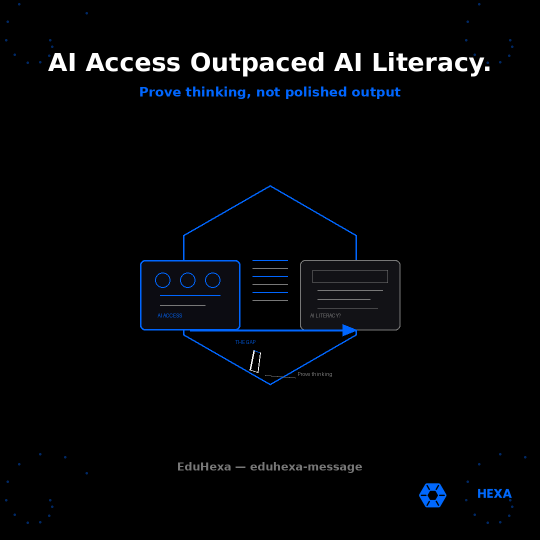
#> input picture clients/assets/eduhexa/eduhexa-message-ai-literacy-gap-sep-2026.png, 1080 x 1080 px, given in place of eduhexa logo.png, which was not available (shown at 1/2 size)
$ python generate_eduhexa_image_transactional_classroom.py
#> lines starting #> are read from the running program, lines starting #| are printed output that depends on the picture; pictures that were not available may be replaced by others from this repository, and a replacement may not be noted
#!/usr/bin/env python3
"""Generate EduHexa eduhexa-message WhatsApp image 1080x1080 - transactional classroom."""
from PIL import Image, ImageDraw, ImageFont
import math
import os

SIZE = 1080
BLACK = (0, 0, 0)
BLUE = (0, 102, 255)
WHITE = (255, 255, 255)
GRAY = (120, 120, 120)
LIGHT_BLUE = (0, 80, 200)
DARK_BLUE = (0, 40, 100)

OUT = "/workspace/clients/assets/eduhexa/eduhexa-message-transactional-classroom-aug-2026.png"
LOGO = "/workspace/clients/eduhexa logo.png"

img = Image.new("RGB", (SIZE, SIZE), BLACK)
#> img: PIL image 1080x1080 RGB; every value is 0
draw = ImageDraw.Draw(img)

for cx, cy in [(80, 80), (1000, 80), (80, 1000), (1000, 1000)]:
    for i in range(12):
        angle = i * math.pi / 6
        r = 20 + i * 8
        x = cx + int(r * math.cos(angle))
        y = cy + int(r * math.sin(angle))
        draw.ellipse([x - 2, y - 2, x + 2, y + 2], fill=DARK_BLUE)

cx, cy = SIZE // 2, SIZE // 2 + 30

left_x = cx - 200
draw.rounded_rectangle([left_x - 90, cy - 110, left_x + 90, cy + 110], radius=10, outline=BLUE, width=3)
draw.line([(left_x - 60, cy - 50), (left_x + 60, cy - 50)], fill=GRAY, width=2)
draw.line([(left_x - 60, cy - 15), (left_x + 40, cy - 15)], fill=GRAY, width=2)
draw.line([(left_x - 60, cy + 20), (left_x + 55, cy + 20)], fill=GRAY, width=2)
draw.line([(left_x - 60, cy + 55), (left_x + 25, cy + 55)], fill=GRAY, width=2)
draw.text((left_x - 35, cy + 75), "DEAL?", fill=BLUE, font=None)

right_x = cx + 200
hex_r = 75
for i in range(3):
    offset_y = cy - 80 + i * 80
    hex_pts = []
    for j in range(6):
        angle = math.pi / 6 + j * math.pi / 3
        hex_pts.append((right_x + hex_r * math.cos(angle), offset_y + hex_r * 0.5 * math.sin(angle)))
    draw.polygon(hex_pts, outline=BLUE if i == 1 else DARK_BLUE, width=2)
    if i == 1:
        draw.line([(right_x - 30, offset_y), (right_x + 30, offset_y)], fill=BLUE, width=3)

draw.line([(left_x + 95, cy), (right_x - 95, cy)], fill=BLUE, width=2)
for t in [0.3, 0.5, 0.7]:
    px = left_x + 95 + int((right_x - left_x - 190) * t)
    draw.polygon([(px, cy - 8), (px + 14, cy), (px, cy + 8)], fill=BLUE)

arc_bbox = [cx - 280, cy - 180, cx + 280, cy + 180]
draw.arc(arc_bbox, start=210, end=-30, fill=DARK_BLUE, width=2)


def load_font(size):
#> called with size = 48
    paths = [
        "/usr/share/fonts/truetype/dejavu/DejaVuSans-Bold.ttf",
        "/usr/share/fonts/truetype/liberation/LiberationSans-Bold.ttf",
    ]
    for p in paths:
        if os.path.exists(p):
            return ImageFont.truetype(p, size)
    return ImageFont.load_default()


font_head = load_font(48)
font_sub = load_font(28)
font_small = load_font(22)

headline = "Learning Is Supported."
bbox = draw.textbbox((0, 0), headline, font=font_head)
#> bbox = (0, 9, 620, 55)
tw = bbox[2] - bbox[0]
#> tw = 620
draw.text(((SIZE - tw) // 2, 100), headline, fill=WHITE, font=font_head)

headline2 = "Not Negotiable."
bbox_h2 = draw.textbbox((0, 0), headline2, font=font_head)
#> bbox_h2 = (0, 9, 426, 55)
tw_h2 = bbox_h2[2] - bbox_h2[0]
#> tw_h2 = 426
draw.text(((SIZE - tw_h2) // 2, 165), headline2, fill=BLUE, font=font_head)

sub = "Rebuild classroom culture before standards erode"
bbox2 = draw.textbbox((0, 0), sub, font=font_sub)
#> bbox2 = (0, 5, 793, 26)
tw2 = bbox2[2] - bbox2[0]
#> tw2 = 793
draw.text(((SIZE - tw2) // 2, 245), sub, fill=GRAY, font=font_sub)

small = "EduHexa — eduhexa-message"
bbox3 = draw.textbbox((0, 0), small, font=font_small)
#> bbox3 = (0, 4, 371, 26)
tw3 = bbox3[2] - bbox3[0]
#> tw3 = 371
draw.text(((SIZE - tw3) // 2, 920), small, fill=GRAY, font=font_small)

logo = Image.open(LOGO).convert("RGBA")
logo_w = int(SIZE * 0.20)
logo_h = int(logo_w * logo.height / logo.width)
#> logo_h = 216
logo = logo.resize((logo_w, logo_h), Image.Resampling.LANCZOS)
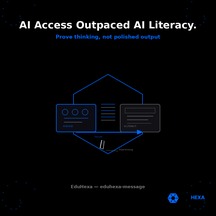
#> logo: PIL image 216x216 RGBA; mean R, G, B, A 4.2, 5.6, 7.7, 255
img.paste(logo, (SIZE - logo_w - 40, SIZE - logo_h - 50), logo)
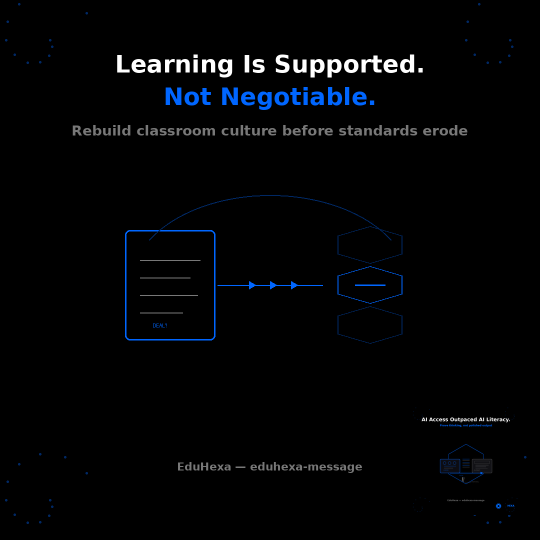
#> img: PIL image 1080x1080 RGB (shown at 1/2 size); mean R, G, B 3.2, 4.2, 5.9

img.save(OUT, "PNG", optimize=True)
print(f"Saved {OUT} ({os.path.getsize(OUT)} bytes)")

$ run again, on clients/assets/eduhexa/eduhexa-message-ai-mandate-stack-oct-2026.png
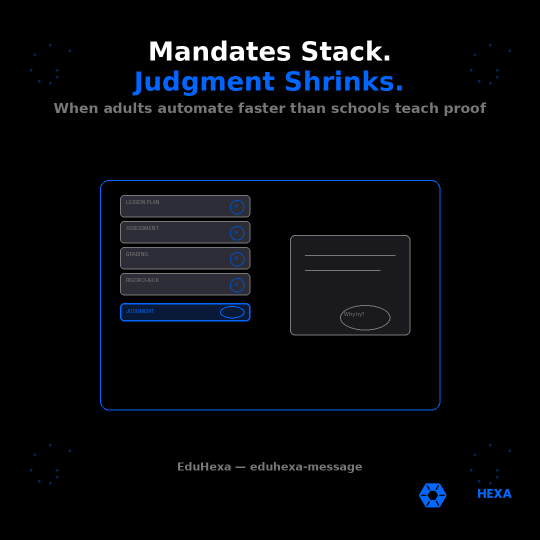
#> input picture clients/assets/eduhexa/eduhexa-message-ai-mandate-stack-oct-2026.png, 1080 x 1080 px, given in place of eduhexa logo.png, which was not available (shown at 1/2 size)
#> bbox = (0, 9, 620, 55)
#> tw = 620
#> bbox_h2 = (0, 9, 426, 55)
#> tw_h2 = 426
#> bbox2 = (0, 5, 793, 26)
#> tw2 = 793
#> bbox3 = (0, 4, 371, 26)
#> tw3 = 371
#> `logo = logo.resize((logo_w, logo_h), Image.Resampling.LANCZOS)`:
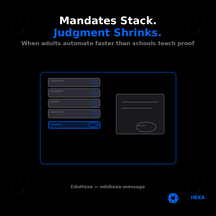
#> logo: PIL image 216x216 RGBA; mean R, G, B, A 6.3, 8.2, 11.5, 255
#> `img.paste(logo, (SIZE - logo_w - 40, SIZE - logo_h - 50), logo)`:
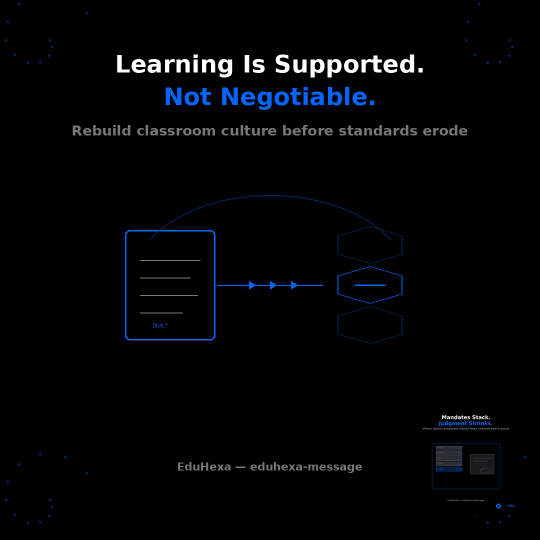
#> img: PIL image 1080x1080 RGB (shown at 1/2 size); mean R, G, B 3.2, 4.3, 6
